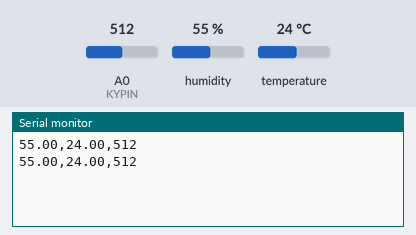
A sketch run on a simulated Arduino Uno, built with avr-gcc and run on an emulated ATmega328P. Shown: the last lines printed to the serial monitor. Inputs (shaded band) come from the test bench; at power-on: humidity 55 %, A0 (KYPIN) = 512, temperature 24 °C.

Above: at 4.8 s.
4.9 s: humidity set to 22 %
At 7.2 s:
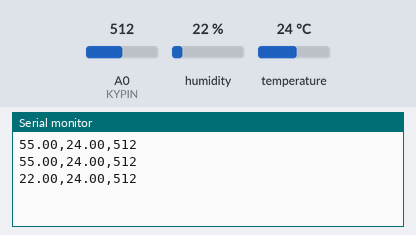
7.9 s: A0 (KYPIN) set to 716
At 9.0 s:
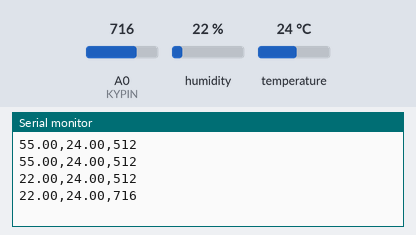
10.9 s: temperature set to 12 °C
At 12.5 s:
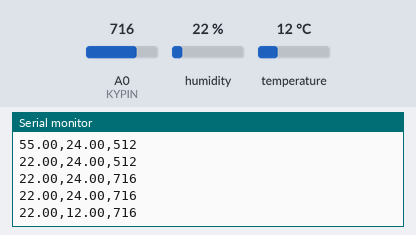
13.9 s: A0 (KYPIN) set to 900
At 15.4 s:
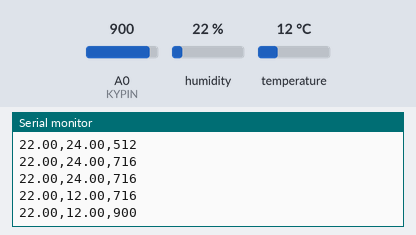
16.9 s: humidity set to 40 %
At 18.9 s:
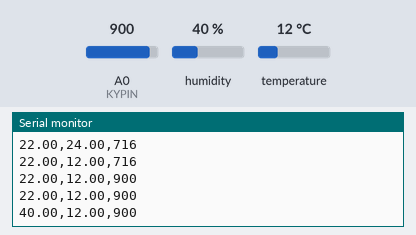
Timing chart, 0 to 20.4 s (numbered marks = the images above; inputs shaded):
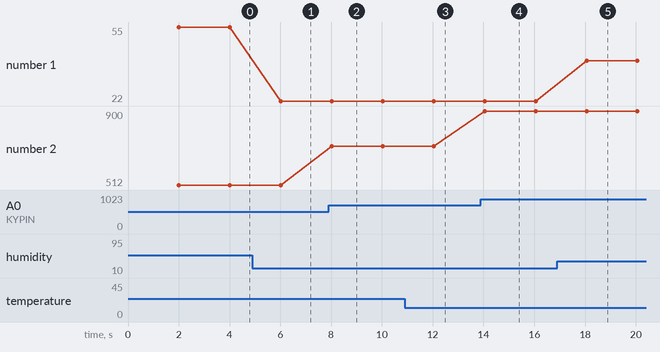

Measured:
- after the input at 4.9 s, the serial monitor: prints a new line after 1.1 s (image 1)
- after the input at 7.9 s, the serial monitor: prints a new line after 0.13 s (image 2)
- after the input at 10.9 s, the serial monitor: prints a new line after 1.1 s (image 3)
- after the input at 13.9 s, the serial monitor: prints a new line after 0.14 s (image 4)
- after the input at 16.9 s, the serial monitor: prints a new line after 1.2 s (image 5)
- plotted number 1: 55 → 22 after the input at 4.9 s, 22 → 40 after the input at 16.9 s
- plotted number 2: 512 → 716 after the input at 7.9 s, 716 → 900 after the input at 13.9 s

The sketch:

sensors2serial.ino
```cpp
#include <DHT.h>

#define KYPIN A0          // analog pin where KY-037 sensor is connected
#define DHTPIN 2          // digital pin where DHT22 sensor is connected

DHT dht(DHTPIN, DHT22);   // initialize DHT22 object

float h;  // humidity
float t;  // temperature
int s;    // sound

void setup()
{
    Serial.begin(9600);
    dht.begin();
}

void loop()
{
    // sensors need some time to produce valid values
    delay(2000);

    // read values from sensors
    h = dht.readHumidity();
    t = dht.readTemperature();
    s = analogRead(KYPIN);

    // print "<humidity>,<temperature>,<sound>" (CSV-like)
    // all values are numbers
    if (!isnan(h) && !isnan(t) && !isnan(s)) {
        Serial.print(h);
        Serial.print(",");
        Serial.print(t);
        Serial.print(",");
        Serial.println(s);
    }
}
```
